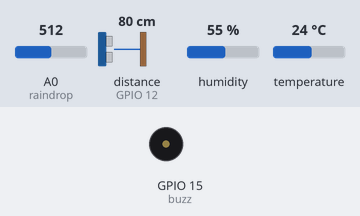
Simulated run of this sketch. Board: ESP8266 (NodeMCU). On the bench: buzzer (waves = sounding). The test bench sets the inputs (shaded band); at power-on: distance to the obstacle (sensor on GPIO 12) 80 cm, humidity 55 %, A0 (raindrop) = 512, temperature 24 °C. The echo pulse lasts 58.3 µs per cm; WiFi joins after 1.5 s; servers stay silent unless stated; what the sketch prints to the serial monitor is not drawn.

Above: at 2.7 s.
2.8 s: distance to the obstacle (sensor on GPIO 12) set to 2 cm
At 13.0 s:
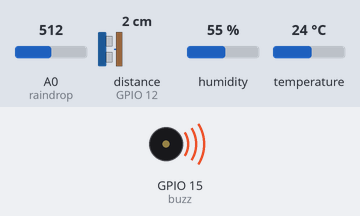
16.8 s: humidity set to 88 %
Timing chart, 0 to 35.6 s (numbered marks = the images above; inputs shaded):
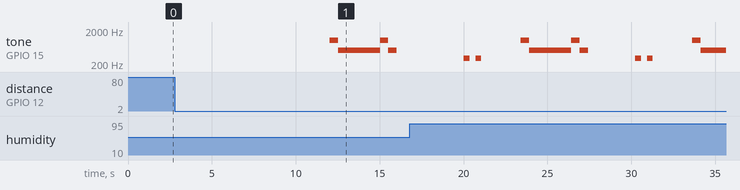

The sketch:

embedded.ino
```cpp
#include <ESP8266WiFi.h>
#include <WiFiClientSecure.h>
#include <UniversalTelegramBot.h>
#include <DHT.h>


const char* ssid = "your_wifi_name";
const char* password = "your_wifi_password";

#define BOT_TOKEN "your_bot_token_api_from_botfather"

WiFiClientSecure client;
UniversalTelegramBot bot(BOT_TOKEN, client);

#define DHT_TYPE DHT11
#define DHT_PIN 5
#define buzz 15
#define raindrop A0
#define echo 12
#define trig 14

DHT dht(DHT_PIN, DHT_TYPE);

unsigned long previousMillis = 0;
const long interval = 10000;

void setup() {
  Serial.begin(115200);
  pinMode(buzz, OUTPUT);
  pinMode(raindrop, INPUT);
  pinMode(trig, OUTPUT);
  pinMode(echo, INPUT);
  dht.begin();
  WiFi.begin(ssid, password);
  Serial.println("Menghubungkan ke WiFi...");
  while (WiFi.status() != WL_CONNECTED) {
    delay(500);
    Serial.print(".");
  }
  Serial.println("\nWiFi terhubung!");
  Serial.print("IP Address: ");
  Serial.println(WiFi.localIP());

  client.setInsecure();
}

void loop() {
  unsigned long currentMillis = millis();
  if (currentMillis - previousMillis >= interval) {
    previousMillis = currentMillis;

    // Membaca sensor hujan melalui DHT11
    float temperature = dht.readTemperature();
    float humidity = dht.readHumidity();
    String rainStatus;

    if (isnan(temperature) || isnan(humidity)) {
      Serial.println("Gagal membaca dari sensor DHT!");
    }

    if (temperature >= 20 && temperature <= 32 && humidity >= 70 && humidity <= 90) {
      rainStatus = "Kelembaban naik dan suhu turun. Potensi hujan.";
      tone(buzz, 300, 345);
      delay(700);
      tone(buzz, 300, 345);
      delay(700);
    } else {
      rainStatus = "Suhu dan kelembaban normal. Tidak berpotensi hujan.";
    }

    delay(2000);

    // Membaca curah hujan (raindrop)
    int curahHujan = map(analogRead(raindrop), 0, 1023, 0, 100);
    String rainIntensity;

  if (curahHujan > 80) {
    rainIntensity = "Tidak Hujan";
  } else if (curahHujan > 60 && curahHujan <= 80) {
    rainIntensity = "Hujan Gerimis";
  } else if (curahHujan <= 60) {
    rainIntensity = "Hujan Lebat";
    tone(buzz, 1000);
    delay(500);
    tone(buzz, 500);
    delay(500);
  }


    delay(2000);

    // Membaca ketinggian genangan air(ultrasonik)
    float ketinggianAir = cekGenangan();
    String floodStatus;

    if (ketinggianAir >= 45) {
      floodStatus = "Terjadi genangan tinggi. Cari tempat yang lebih tinggi sekarang juga!";
      tone(buzz, 1000);
      delay(500);
      tone(buzz, 500);
      delay(500);
      noTone(buzz);
      delay(500);
    } else if (ketinggianAir >= 35) {
      floodStatus = "Terjadi genangan cukup tinggi. Mulai mengungsi!";
      tone(buzz, 840);
      delay(500);
      tone(buzz, 420);
      delay(500);
      noTone(buzz);
      delay(500);
    } else if (ketinggianAir >= 25) {
      floodStatus = "Terjadi genangan sedang. Harap bersiap untuk mengungsi";
      tone(buzz, 720);
      delay(500);
      tone(buzz, 360);
      delay(500);
      noTone(buzz);
      delay(500);
    } else if (ketinggianAir >= 15) {
      floodStatus = "Terjadi genangan kecil. Harap waspada banjir";
      tone(buzz, 400);
      delay(500);
      tone(buzz, 200);
      delay(500);
      noTone(buzz);
      delay(500);
    } else {
      floodStatus = "Tidak ada genangan. Tidak perlu siaga banjir";
    }

    delay(2000);

    // Mengirim pesan status sensor ke Telegram
    String message = "Status Sensor:\n";
    message += "Temperatur: " + String(temperature) + "C\n";
    message += "Kelembaban: " + String(humidity) + "%\n";
    message += "Status Hujan: " + rainStatus + "\n";
    message += "Curah Hujan: " + rainIntensity + "\n";
    message += "Ketinggian Air: " + floodStatus;

    Serial.println("Mengirim pesan status sensor ke Telegram...");
    bool result = bot.sendMessage("1886480463", message);

    if(result) {
      Serial.println("Pesan status sensor terkirim ke Telegram");
    } else {
      Serial.println("Gagal mengirim pesan status sensor ke Telegram");
    }
  }
}

float cekGenangan() {
  digitalWrite(trig, LOW);
  delayMicroseconds(2);
  digitalWrite(trig, HIGH);
  delayMicroseconds(10);
  digitalWrite(trig, LOW);
  long timer = pulseIn(echo, HIGH);
  float jarak = timer / 58.0;
  float ketinggianAir = 60 - jarak;
  return ketinggianAir;
}
```

Measured:
- by itself, tone on GPIO 15 (buzz): plays 300 Hz for 0.34 s, 300 Hz for 0.34 s, 1000 Hz for 0.50 s, 500 Hz for 2.5 s, 1000 Hz for 0.50 s, 500 Hz for 0.50 s … (10 notes in this stretch)
